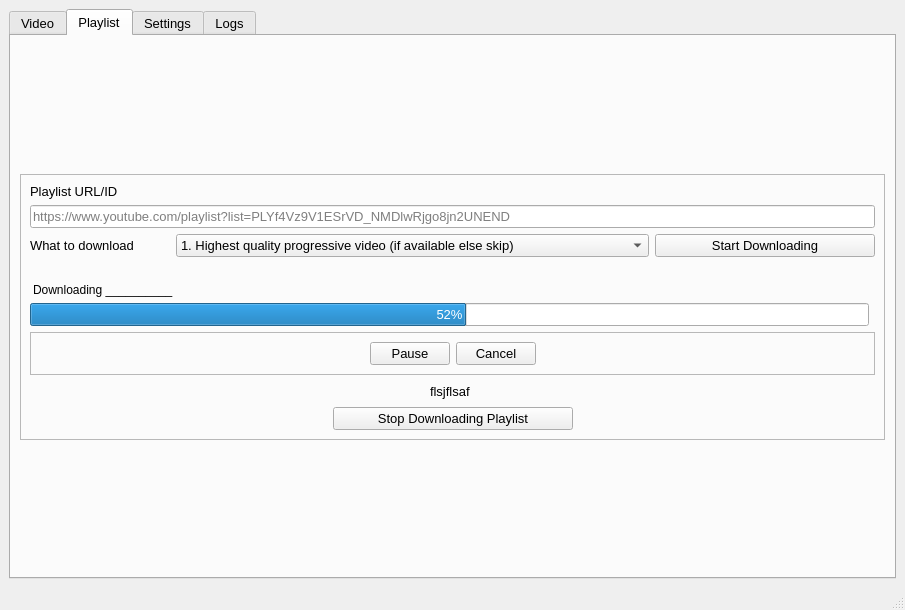
<?xml version="1.0" encoding="UTF-8"?>
<ui version="4.0">
 <class>MainWindow</class>
 <widget class="QMainWindow" name="MainWindow">
  <property name="geometry">
   <rect>
    <x>0</x>
    <y>0</y>
    <width>905</width>
    <height>610</height>
   </rect>
  </property>
  <property name="minimumSize">
   <size>
    <width>905</width>
    <height>610</height>
   </size>
  </property>
  <property name="font">
   <font>
    <pointsize>10</pointsize>
   </font>
  </property>
  <property name="windowTitle">
   <string>YT Downloader</string>
  </property>
  <property name="windowIcon">
   <iconset resource="resource.qrc">
    <normaloff>:/images/images/youtube.svg</normaloff>:/images/images/youtube.svg</iconset>
  </property>
  <property name="styleSheet">
   <string notr="true"/>
  </property>
  <widget class="QWidget" name="centralwidget">
   <layout class="QGridLayout" name="gridLayout_3">
    <item row="0" column="0">
     <widget class="QTabWidget" name="tabWidget">
      <property name="currentIndex">
       <number>1</number>
      </property>
      <widget class="QWidget" name="videos">
       <attribute name="title">
        <string>Video</string>
       </attribute>
       <layout class="QGridLayout" name="gridLayout_9">
        <item row="0" column="0">
         <widget class="QFrame" name="frame_4">
          <property name="frameShape">
           <enum>QFrame::StyledPanel</enum>
          </property>
          <property name="frameShadow">
           <enum>QFrame::Raised</enum>
          </property>
          <layout class="QGridLayout" name="gridLayout_2">
           <item row="1" column="0" colspan="2">
            <layout class="QVBoxLayout" name="video_label_and_line_edit">
             <item>
              <widget class="QLabel" name="video_id_label">
               <property name="sizePolicy">
                <sizepolicy hsizetype="Preferred" vsizetype="Preferred">
                 <horstretch>0</horstretch>
                 <verstretch>0</verstretch>
                </sizepolicy>
               </property>
               <property name="text">
                <string>Video URL/ID</string>
               </property>
               <property name="buddy">
                <cstring>video_id</cstring>
               </property>
              </widget>
             </item>
             <item>
              <widget class="QLineEdit" name="video_id">
               <property name="minimumSize">
                <size>
                 <width>500</width>
                 <height>0</height>
                </size>
               </property>
               <property name="placeholderText">
                <string>https://www.youtube.com/watch?v=kq89VPwFMOY</string>
               </property>
              </widget>
             </item>
            </layout>
           </item>
           <item row="2" column="0" colspan="2">
            <layout class="QHBoxLayout" name="horizontalLayout">
             <item>
              <widget class="QLabel" name="label">
               <property name="maximumSize">
                <size>
                 <width>140</width>
                 <height>16777215</height>
                </size>
               </property>
               <property name="text">
                <string>Video Quality</string>
               </property>
              </widget>
             </item>
             <item>
              <widget class="QComboBox" name="qualities"/>
             </item>
             <item>
              <widget class="QPushButton" name="load_qualities">
               <property name="sizePolicy">
                <sizepolicy hsizetype="Preferred" vsizetype="Preferred">
                 <horstretch>0</horstretch>
                 <verstretch>0</verstretch>
                </sizepolicy>
               </property>
               <property name="minimumSize">
                <size>
                 <width>190</width>
                 <height>0</height>
                </size>
               </property>
               <property name="maximumSize">
                <size>
                 <width>220</width>
                 <height>16777215</height>
                </size>
               </property>
               <property name="styleSheet">
                <string notr="true"/>
               </property>
               <property name="text">
                <string>Load availabe video qualites</string>
               </property>
              </widget>
             </item>
            </layout>
           </item>
           <item row="5" column="0" colspan="2">
            <layout class="QHBoxLayout" name="horizontalLayout_5">
             <item>
              <spacer name="download_vid_left">
               <property name="orientation">
                <enum>Qt::Horizontal</enum>
               </property>
               <property name="sizeHint" stdset="0">
                <size>
                 <width>282</width>
                 <height>20</height>
                </size>
               </property>
              </spacer>
             </item>
             <item>
              <widget class="QPushButton" name="download_video">
               <property name="minimumSize">
                <size>
                 <width>120</width>
                 <height>0</height>
                </size>
               </property>
               <property name="text">
                <string>Download</string>
               </property>
              </widget>
             </item>
             <item>
              <spacer name="download_vid_right">
               <property name="orientation">
                <enum>Qt::Horizontal</enum>
               </property>
               <property name="sizeHint" stdset="0">
                <size>
                 <width>281</width>
                 <height>20</height>
                </size>
               </property>
              </spacer>
             </item>
            </layout>
           </item>
           <item row="3" column="0" colspan="2">
            <layout class="QVBoxLayout" name="download_info">
             <item>
              <widget class="QLabel" name="currently_downloading">
               <property name="styleSheet">
                <string notr="true">margin-top:20;</string>
               </property>
               <property name="text">
                <string>Downloading __________</string>
               </property>
              </widget>
             </item>
             <item>
              <layout class="QHBoxLayout" name="progress_info">
               <item>
                <widget class="QProgressBar" name="progress">
                 <property name="enabled">
                  <bool>true</bool>
                 </property>
                 <property name="autoFillBackground">
                  <bool>false</bool>
                 </property>
                 <property name="value">
                  <number>52</number>
                 </property>
                 <property name="alignment">
                  <set>Qt::AlignCenter</set>
                 </property>
                 <property name="textVisible">
                  <bool>true</bool>
                 </property>
                 <property name="orientation">
                  <enum>Qt::Horizontal</enum>
                 </property>
                 <property name="invertedAppearance">
                  <bool>false</bool>
                 </property>
                 <property name="textDirection">
                  <enum>QProgressBar::BottomToTop</enum>
                 </property>
                </widget>
               </item>
              </layout>
             </item>
            </layout>
           </item>
           <item row="6" column="1">
            <spacer name="spacer_bottom">
             <property name="orientation">
              <enum>Qt::Vertical</enum>
             </property>
             <property name="sizeHint" stdset="0">
              <size>
               <width>20</width>
               <height>40</height>
              </size>
             </property>
            </spacer>
           </item>
           <item row="0" column="1">
            <spacer name="spacer_top">
             <property name="orientation">
              <enum>Qt::Vertical</enum>
             </property>
             <property name="sizeHint" stdset="0">
              <size>
               <width>20</width>
               <height>75</height>
              </size>
             </property>
            </spacer>
           </item>
           <item row="4" column="0" colspan="2">
            <widget class="QFrame" name="cancel_aligned">
             <property name="frameShape">
              <enum>QFrame::StyledPanel</enum>
             </property>
             <property name="frameShadow">
              <enum>QFrame::Raised</enum>
             </property>
             <layout class="QHBoxLayout" name="horizontalLayout_2">
              <item>
               <spacer name="cancel_right">
                <property name="orientation">
                 <enum>Qt::Horizontal</enum>
                </property>
                <property name="sizeHint" stdset="0">
                 <size>
                  <width>40</width>
                  <height>10</height>
                 </size>
                </property>
               </spacer>
              </item>
              <item>
               <widget class="QPushButton" name="pause_resume">
                <property name="text">
                 <string>Pause</string>
                </property>
               </widget>
              </item>
              <item>
               <widget class="QPushButton" name="cancel">
                <property name="text">
                 <string>Cancel</string>
                </property>
               </widget>
              </item>
              <item>
               <spacer name="cancel_left">
                <property name="orientation">
                 <enum>Qt::Horizontal</enum>
                </property>
                <property name="sizeHint" stdset="0">
                 <size>
                  <width>40</width>
                  <height>10</height>
                 </size>
                </property>
               </spacer>
              </item>
             </layout>
            </widget>
           </item>
          </layout>
         </widget>
        </item>
       </layout>
      </widget>
      <widget class="QWidget" name="playlists">
       <attribute name="title">
        <string>Playlist</string>
       </attribute>
       <layout class="QGridLayout" name="gridLayout_8">
        <item row="0" column="0">
         <spacer name="verticalSpacer_3">
          <property name="orientation">
           <enum>Qt::Vertical</enum>
          </property>
          <property name="sizeHint" stdset="0">
           <size>
            <width>20</width>
            <height>20</height>
           </size>
          </property>
         </spacer>
        </item>
        <item row="1" column="0">
         <widget class="QFrame" name="frame_3">
          <property name="frameShape">
           <enum>QFrame::StyledPanel</enum>
          </property>
          <property name="frameShadow">
           <enum>QFrame::Raised</enum>
          </property>
          <layout class="QGridLayout" name="gridLayout">
           <item row="0" column="0" colspan="4">
            <layout class="QVBoxLayout" name="video_label_and_line_edit_2">
             <item>
              <widget class="QLabel" name="playlist_id_label">
               <property name="sizePolicy">
                <sizepolicy hsizetype="Preferred" vsizetype="Preferred">
                 <horstretch>0</horstretch>
                 <verstretch>0</verstretch>
                </sizepolicy>
               </property>
               <property name="text">
                <string>Playlist URL/ID</string>
               </property>
               <property name="buddy">
                <cstring>video_id</cstring>
               </property>
              </widget>
             </item>
             <item>
              <widget class="QLineEdit" name="playlist_id">
               <property name="minimumSize">
                <size>
                 <width>500</width>
                 <height>0</height>
                </size>
               </property>
               <property name="placeholderText">
                <string>https://www.youtube.com/playlist?list=PLYf4Vz9V1ESrVD_NMDlwRjgo8jn2UNEND</string>
               </property>
              </widget>
             </item>
            </layout>
           </item>
           <item row="1" column="0" colspan="4">
            <layout class="QHBoxLayout" name="horizontalLayout_3">
             <item>
              <widget class="QLabel" name="playlist_qualities_label">
               <property name="maximumSize">
                <size>
                 <width>140</width>
                 <height>16777215</height>
                </size>
               </property>
               <property name="text">
                <string>What to download</string>
               </property>
              </widget>
             </item>
             <item>
              <widget class="QComboBox" name="playlist_qualities">
               <item>
                <property name="text">
                 <string>1. Highest quality progressive video (if available else skip)</string>
                </property>
               </item>
               <item>
                <property name="text">
                 <string>2. Highest quality audio (if available else skip)</string>
                </property>
               </item>
               <item>
                <property name="text">
                 <string>3. Highest quality video (if available else skip)</string>
                </property>
               </item>
               <item>
                <property name="text">
                 <string>4. Highest quality audio and video seperately</string>
                </property>
               </item>
              </widget>
             </item>
             <item>
              <widget class="QPushButton" name="download_playlist">
               <property name="sizePolicy">
                <sizepolicy hsizetype="Preferred" vsizetype="Preferred">
                 <horstretch>0</horstretch>
                 <verstretch>0</verstretch>
                </sizepolicy>
               </property>
               <property name="minimumSize">
                <size>
                 <width>180</width>
                 <height>0</height>
                </size>
               </property>
               <property name="maximumSize">
                <size>
                 <width>220</width>
                 <height>16777215</height>
                </size>
               </property>
               <property name="styleSheet">
                <string notr="true"/>
               </property>
               <property name="text">
                <string>Start Downloading</string>
               </property>
              </widget>
             </item>
            </layout>
           </item>
           <item row="3" column="0" colspan="4">
            <widget class="QFrame" name="cancel_aligned_2">
             <property name="frameShape">
              <enum>QFrame::StyledPanel</enum>
             </property>
             <property name="frameShadow">
              <enum>QFrame::Raised</enum>
             </property>
             <layout class="QHBoxLayout" name="horizontalLayout_4">
              <item>
               <spacer name="cancel_playlist_right">
                <property name="orientation">
                 <enum>Qt::Horizontal</enum>
                </property>
                <property name="sizeHint" stdset="0">
                 <size>
                  <width>40</width>
                  <height>10</height>
                 </size>
                </property>
               </spacer>
              </item>
              <item>
               <widget class="QPushButton" name="pause_resume_playlist_video">
                <property name="text">
                 <string>Pause</string>
                </property>
               </widget>
              </item>
              <item>
               <widget class="QPushButton" name="cancel_playlist_video">
                <property name="text">
                 <string>Cancel</string>
                </property>
               </widget>
              </item>
              <item>
               <spacer name="cancel_playlist_left">
                <property name="orientation">
                 <enum>Qt::Horizontal</enum>
                </property>
                <property name="sizeHint" stdset="0">
                 <size>
                  <width>40</width>
                  <height>10</height>
                 </size>
                </property>
               </spacer>
              </item>
             </layout>
            </widget>
           </item>
           <item row="4" column="0">
            <spacer name="horizontalSpacer_7">
             <property name="orientation">
              <enum>Qt::Horizontal</enum>
             </property>
             <property name="sizeHint" stdset="0">
              <size>
               <width>389</width>
               <height>20</height>
              </size>
             </property>
            </spacer>
           </item>
           <item row="4" column="1">
            <widget class="QLabel" name="playlist_video_number">
             <property name="text">
              <string>flsjflsaf</string>
             </property>
            </widget>
           </item>
           <item row="4" column="2">
            <spacer name="horizontalSpacer_8">
             <property name="orientation">
              <enum>Qt::Horizontal</enum>
             </property>
             <property name="sizeHint" stdset="0">
              <size>
               <width>388</width>
               <height>20</height>
              </size>
             </property>
            </spacer>
           </item>
           <item row="5" column="0" colspan="4">
            <layout class="QHBoxLayout" name="horizontalLayout_6">
             <item>
              <spacer name="horizontalSpacer_5">
               <property name="orientation">
                <enum>Qt::Horizontal</enum>
               </property>
               <property name="sizeHint" stdset="0">
                <size>
                 <width>78</width>
                 <height>20</height>
                </size>
               </property>
              </spacer>
             </item>
             <item>
              <widget class="QPushButton" name="stop_downloading_playlist">
               <property name="minimumSize">
                <size>
                 <width>240</width>
                 <height>0</height>
                </size>
               </property>
               <property name="text">
                <string>Stop Downloading Playlist</string>
               </property>
              </widget>
             </item>
             <item>
              <spacer name="horizontalSpacer_6">
               <property name="orientation">
                <enum>Qt::Horizontal</enum>
               </property>
               <property name="sizeHint" stdset="0">
                <size>
                 <width>40</width>
                 <height>20</height>
                </size>
               </property>
              </spacer>
             </item>
            </layout>
           </item>
           <item row="2" column="0" colspan="3">
            <layout class="QVBoxLayout" name="download_info_2">
             <item>
              <widget class="QLabel" name="currently_downloading_playlist_video">
               <property name="styleSheet">
                <string notr="true">margin-top:20;</string>
               </property>
               <property name="text">
                <string>Downloading __________</string>
               </property>
              </widget>
             </item>
             <item>
              <layout class="QHBoxLayout" name="progress_info_2">
               <item>
                <widget class="QProgressBar" name="playlist_video_progress">
                 <property name="enabled">
                  <bool>true</bool>
                 </property>
                 <property name="autoFillBackground">
                  <bool>false</bool>
                 </property>
                 <property name="value">
                  <number>52</number>
                 </property>
                 <property name="alignment">
                  <set>Qt::AlignCenter</set>
                 </property>
                 <property name="textVisible">
                  <bool>true</bool>
                 </property>
                 <property name="orientation">
                  <enum>Qt::Horizontal</enum>
                 </property>
                 <property name="invertedAppearance">
                  <bool>false</bool>
                 </property>
                 <property name="textDirection">
                  <enum>QProgressBar::BottomToTop</enum>
                 </property>
                </widget>
               </item>
              </layout>
             </item>
            </layout>
           </item>
          </layout>
         </widget>
        </item>
        <item row="2" column="0">
         <spacer name="verticalSpacer_4">
          <property name="orientation">
           <enum>Qt::Vertical</enum>
          </property>
          <property name="sizeHint" stdset="0">
           <size>
            <width>20</width>
            <height>20</height>
           </size>
          </property>
         </spacer>
        </item>
       </layout>
      </widget>
      <widget class="QWidget" name="settings">
       <property name="font">
        <font>
         <pointsize>10</pointsize>
        </font>
       </property>
       <property name="styleSheet">
        <string notr="true"/>
       </property>
       <attribute name="title">
        <string>Settings</string>
       </attribute>
       <layout class="QGridLayout" name="gridLayout_7">
        <item row="0" column="0">
         <widget class="QFrame" name="frame_2">
          <property name="frameShape">
           <enum>QFrame::StyledPanel</enum>
          </property>
          <property name="frameShadow">
           <enum>QFrame::Raised</enum>
          </property>
          <layout class="QGridLayout" name="gridLayout_4">
           <item row="0" column="0" colspan="3">
            <spacer name="settings_spacer_top">
             <property name="orientation">
              <enum>Qt::Vertical</enum>
             </property>
             <property name="sizeHint" stdset="0">
              <size>
               <width>552</width>
               <height>72</height>
              </size>
             </property>
            </spacer>
           </item>
           <item row="2" column="0" colspan="3">
            <layout class="QGridLayout" name="videos_location_info">
             <item row="1" column="3">
              <widget class="QPushButton" name="videos_location_browse">
               <property name="sizePolicy">
                <sizepolicy hsizetype="Fixed" vsizetype="Fixed">
                 <horstretch>0</horstretch>
                 <verstretch>0</verstretch>
                </sizepolicy>
               </property>
               <property name="maximumSize">
                <size>
                 <width>16777215</width>
                 <height>16777215</height>
                </size>
               </property>
               <property name="styleSheet">
                <string notr="true"/>
               </property>
               <property name="text">
                <string>Browse</string>
               </property>
              </widget>
             </item>
             <item row="0" column="0" rowspan="2" colspan="2">
              <layout class="QVBoxLayout" name="videos_label_and_line_edit">
               <property name="topMargin">
                <number>20</number>
               </property>
               <item>
                <widget class="QLabel" name="videos_location_label">
                 <property name="sizePolicy">
                  <sizepolicy hsizetype="Preferred" vsizetype="Preferred">
                   <horstretch>0</horstretch>
                   <verstretch>0</verstretch>
                  </sizepolicy>
                 </property>
                 <property name="text">
                  <string>Location to save videos</string>
                 </property>
                 <property name="buddy">
                  <cstring>video_id</cstring>
                 </property>
                </widget>
               </item>
               <item>
                <widget class="QLineEdit" name="videos_location">
                 <property name="minimumSize">
                  <size>
                   <width>500</width>
                   <height>0</height>
                  </size>
                 </property>
                 <property name="placeholderText">
                  <string>C:\Users\Public\Videos\YouTube\Videos</string>
                 </property>
                </widget>
               </item>
              </layout>
             </item>
            </layout>
           </item>
           <item row="3" column="0" colspan="3">
            <layout class="QGridLayout" name="playlists_location_info">
             <item row="1" column="3">
              <widget class="QPushButton" name="playlists_location_browse">
               <property name="sizePolicy">
                <sizepolicy hsizetype="Fixed" vsizetype="Fixed">
                 <horstretch>0</horstretch>
                 <verstretch>0</verstretch>
                </sizepolicy>
               </property>
               <property name="maximumSize">
                <size>
                 <width>16777215</width>
                 <height>16777215</height>
                </size>
               </property>
               <property name="styleSheet">
                <string notr="true"/>
               </property>
               <property name="text">
                <string>Browse</string>
               </property>
              </widget>
             </item>
             <item row="0" column="0" rowspan="2" colspan="2">
              <layout class="QVBoxLayout" name="playlists_label_and_line_edit">
               <property name="topMargin">
                <number>20</number>
               </property>
               <item>
                <widget class="QLabel" name="playlists_location_label">
                 <property name="sizePolicy">
                  <sizepolicy hsizetype="Preferred" vsizetype="Preferred">
                   <horstretch>0</horstretch>
                   <verstretch>0</verstretch>
                  </sizepolicy>
                 </property>
                 <property name="text">
                  <string>Location to save playlists</string>
                 </property>
                 <property name="buddy">
                  <cstring>video_id</cstring>
                 </property>
                </widget>
               </item>
               <item>
                <widget class="QLineEdit" name="playlists_location">
                 <property name="minimumSize">
                  <size>
                   <width>500</width>
                   <height>0</height>
                  </size>
                 </property>
                 <property name="placeholderText">
                  <string>C:\Users\Public\Videos\YouTube\Playlists</string>
                 </property>
                </widget>
               </item>
              </layout>
             </item>
            </layout>
           </item>
           <item row="4" column="0">
            <spacer name="horizontalSpacer">
             <property name="orientation">
              <enum>Qt::Horizontal</enum>
             </property>
             <property name="sizeHint" stdset="0">
              <size>
               <width>272</width>
               <height>20</height>
              </size>
             </property>
            </spacer>
           </item>
           <item row="4" column="1">
            <widget class="QPushButton" name="save_settings">
             <property name="text">
              <string>Save</string>
             </property>
            </widget>
           </item>
           <item row="4" column="2">
            <spacer name="horizontalSpacer_4">
             <property name="orientation">
              <enum>Qt::Horizontal</enum>
             </property>
             <property name="sizeHint" stdset="0">
              <size>
               <width>271</width>
               <height>20</height>
              </size>
             </property>
            </spacer>
           </item>
           <item row="5" column="0" colspan="3">
            <spacer name="settings_spacer_bottom">
             <property name="orientation">
              <enum>Qt::Vertical</enum>
             </property>
             <property name="sizeHint" stdset="0">
              <size>
               <width>552</width>
               <height>75</height>
              </size>
             </property>
            </spacer>
           </item>
           <item row="1" column="0" colspan="3">
            <layout class="QVBoxLayout" name="api_key_info">
             <property name="topMargin">
              <number>20</number>
             </property>
             <item>
              <widget class="QLabel" name="api_key_label">
               <property name="text">
                <string>Youtube API key (Required to download playlists) &lt;a href=&quot;https://github.com/Iftakharpy/YT-Downloader&quot;&gt;Get an API key&lt;/a&gt;</string>
               </property>
               <property name="openExternalLinks">
                <bool>true</bool>
               </property>
              </widget>
             </item>
             <item>
              <widget class="QLineEdit" name="api_key">
               <property name="placeholderText">
                <string>AIzaSyA4BwZtGYkc-4n9xqaE8kDfCgHvVn5gjgI</string>
               </property>
              </widget>
             </item>
            </layout>
           </item>
          </layout>
         </widget>
        </item>
       </layout>
      </widget>
      <widget class="QWidget" name="logs">
       <attribute name="title">
        <string>Logs</string>
       </attribute>
       <layout class="QGridLayout" name="gridLayout_6">
        <item row="0" column="0">
         <widget class="QFrame" name="frame">
          <property name="frameShape">
           <enum>QFrame::StyledPanel</enum>
          </property>
          <property name="frameShadow">
           <enum>QFrame::Raised</enum>
          </property>
          <layout class="QGridLayout" name="gridLayout_5">
           <item row="0" column="1">
            <spacer name="verticalSpacer">
             <property name="orientation">
              <enum>Qt::Vertical</enum>
             </property>
             <property name="sizeHint" stdset="0">
              <size>
               <width>20</width>
               <height>190</height>
              </size>
             </property>
            </spacer>
           </item>
           <item row="1" column="0">
            <spacer name="horizontalSpacer_2">
             <property name="orientation">
              <enum>Qt::Horizontal</enum>
             </property>
             <property name="sizeHint" stdset="0">
              <size>
               <width>238</width>
               <height>20</height>
              </size>
             </property>
            </spacer>
           </item>
           <item row="1" column="1">
            <widget class="QLabel" name="logs_hint">
             <property name="font">
              <font>
               <pointsize>12</pointsize>
              </font>
             </property>
             <property name="text">
              <string>I might add this in the future</string>
             </property>
            </widget>
           </item>
           <item row="1" column="2">
            <spacer name="horizontalSpacer_3">
             <property name="orientation">
              <enum>Qt::Horizontal</enum>
             </property>
             <property name="sizeHint" stdset="0">
              <size>
               <width>237</width>
               <height>20</height>
              </size>
             </property>
            </spacer>
           </item>
           <item row="2" column="1">
            <spacer name="verticalSpacer_2">
             <property name="orientation">
              <enum>Qt::Vertical</enum>
             </property>
             <property name="sizeHint" stdset="0">
              <size>
               <width>20</width>
               <height>182</height>
              </size>
             </property>
            </spacer>
           </item>
          </layout>
         </widget>
        </item>
       </layout>
      </widget>
     </widget>
    </item>
   </layout>
  </widget>
  <widget class="QStatusBar" name="statusbar"/>
 </widget>
 <tabstops>
  <tabstop>tabWidget</tabstop>
  <tabstop>video_id</tabstop>
  <tabstop>qualities</tabstop>
  <tabstop>load_qualities</tabstop>
  <tabstop>pause_resume</tabstop>
  <tabstop>cancel</tabstop>
  <tabstop>download_video</tabstop>
  <tabstop>playlist_id</tabstop>
  <tabstop>playlist_qualities</tabstop>
  <tabstop>download_playlist</tabstop>
  <tabstop>pause_resume_playlist_video</tabstop>
  <tabstop>cancel_playlist_video</tabstop>
  <tabstop>api_key</tabstop>
  <tabstop>videos_location</tabstop>
  <tabstop>videos_location_browse</tabstop>
  <tabstop>playlists_location</tabstop>
  <tabstop>playlists_location_browse</tabstop>
  <tabstop>save_settings</tabstop>
 </tabstops>
 <resources>
  <include location="resource.qrc"/>
 </resources>
 <connections>
  <connection>
   <sender>video_id</sender>
   <signal>editingFinished()</signal>
   <receiver>video_id</receiver>
   <slot>selectAll()</slot>
   <hints>
    <hint type="sourcelabel">
     <x>121</x>
     <y>189</y>
    </hint>
    <hint type="destinationlabel">
     <x>137</x>
     <y>196</y>
    </hint>
   </hints>
  </connection>
  <connection>
   <sender>playlist_id</sender>
   <signal>editingFinished()</signal>
   <receiver>playlist_id</receiver>
   <slot>selectAll()</slot>
   <hints>
    <hint type="sourcelabel">
     <x>153</x>
     <y>184</y>
    </hint>
    <hint type="destinationlabel">
     <x>163</x>
     <y>195</y>
    </hint>
   </hints>
  </connection>
 </connections>
</ui>
